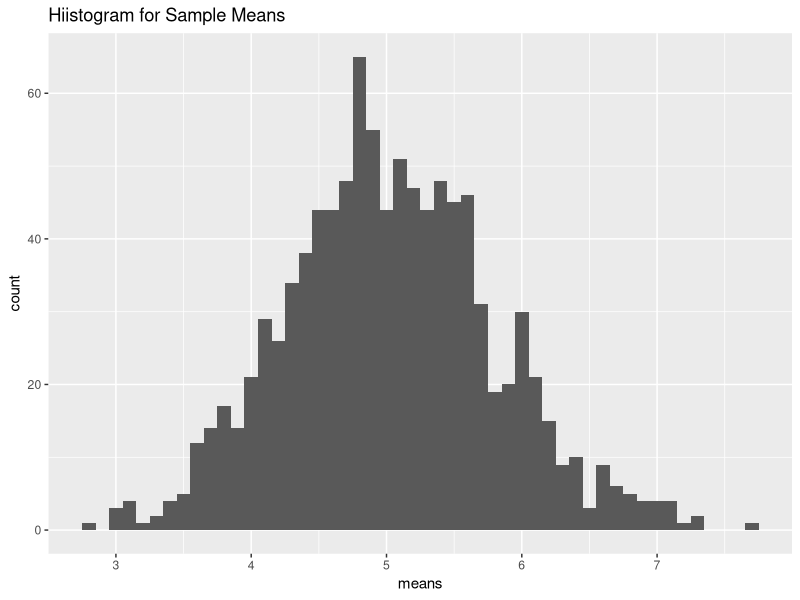
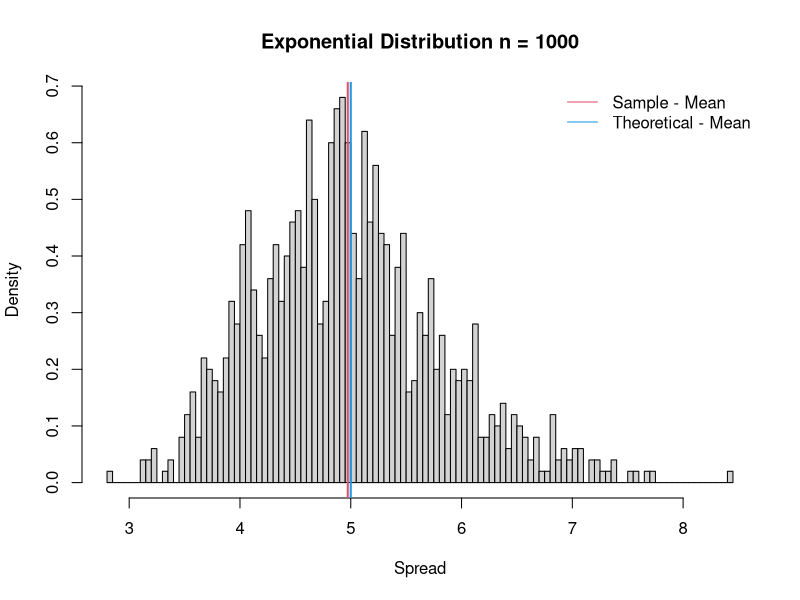
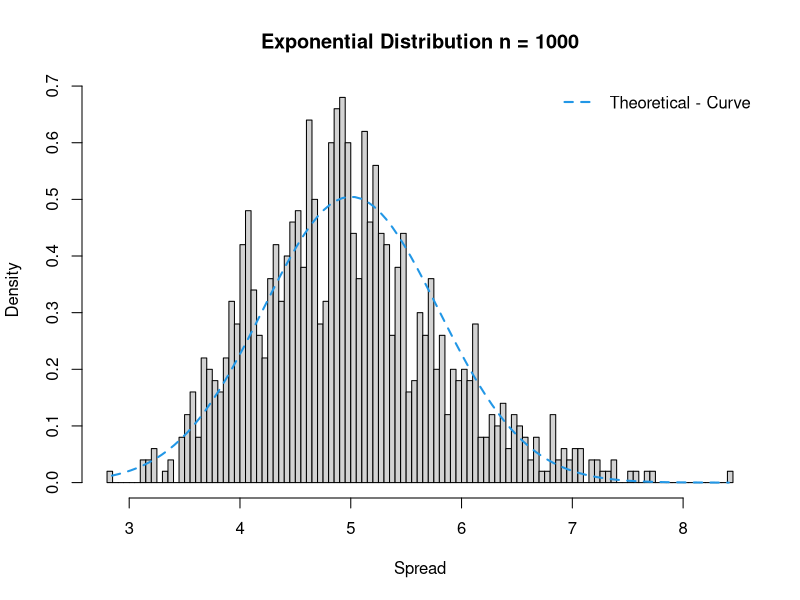
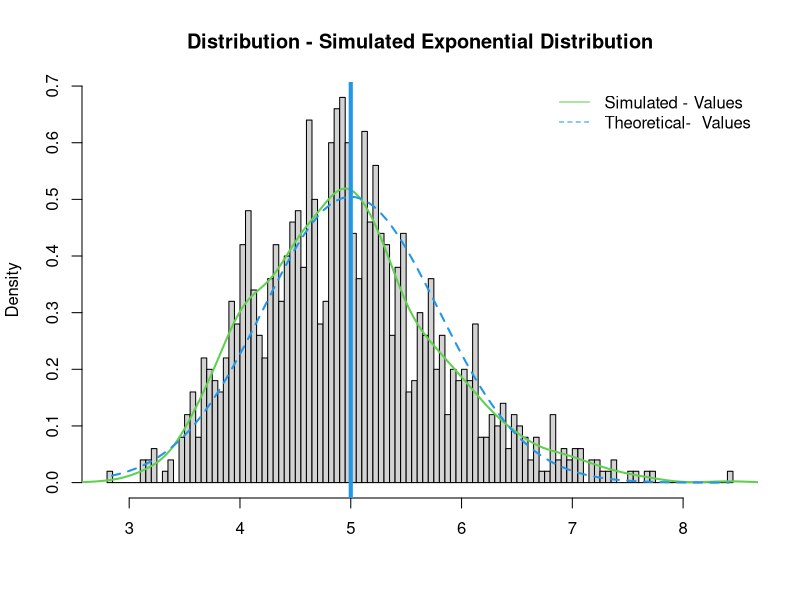
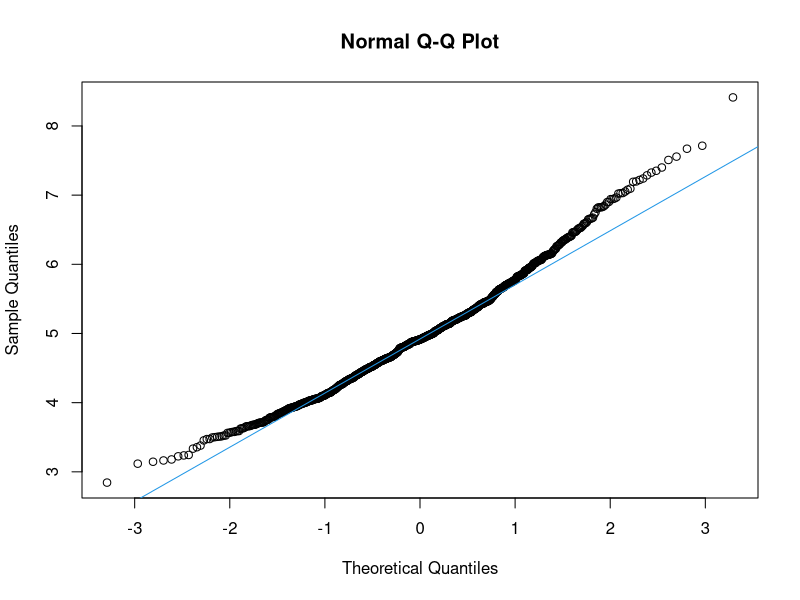

The R source for these figures, in order:
## ---- chunk 1
          
          # Load required library
          library(ggplot2)
          
          # Set the below constants
          lambda = 0.2
          n = 40 
          nosim = 1000

          set.seed(756)
## ---- chunk 2
            exp_sim <- function(n, lambda)
            {
                      mean(rexp(n,lambda))
            }
            
            sim <- data.frame(ncol=2,nrow=1000)
            names(sim) <- c("Index","Mean")

            for (i in 1:nosim)
            {
                      sim[i,1] <- i
                      sim[i,2] <- exp_sim(n,lambda)
            }
## ---- chunk 3
        sample_mean <- mean(sim$Mean)
        sample_mean
## ---- chunk 4
exp_dis <- matrix(data=rexp(n * nosim, lambda), nrow=nosim)
exp_dis_means <- data.frame(means=apply(exp_dis, 1, mean))


ggplot(data = exp_dis_means, aes(x = means)) + 
        geom_histogram(binwidth=0.1) +   
        ggtitle("Hiistogram for Sample Means") +
        scale_x_continuous(breaks=round(seq(min(exp_dis_means$means), max(exp_dis_means$means), by=1)))
## ---- chunk 5
        theor_mean <- 1/lambda
        theor_mean
## ---- chunk 6
                
        hist(sim$Mean, 
                breaks=100, 
                prob=TRUE, 
                main="Exponential Distribution n = 1000", 
                xlab="Spread")
                        abline(v = theor_mean, 
                                col= 4,
                                lwd = 2)
                        abline(v = sample_mean, 
                                col = 2,
                                lwd = 2)

                legend('topright', c("Sample - Mean", "Theoretical - Mean"), 
                                lty=c(1,1), 
                                bty = "n",
                                col = c(col=2, col=4))

## ---- chunk 7

              sample_var <- var(sim$Mean)
              theor_var <- ((1/lambda)^2)/n

## ---- chunk 8

              sample_var
              theor_var

## ---- chunk 9
                        
          hist(sim$Mean, 
                        breaks = 100, 
                        prob = TRUE, 
                        main ="Exponential Distribution n = 1000", 
                        xlab ="Spread")
                        xfit <- seq(min(sim$Mean), max(sim$Mean), length = 100)
                        yfit <- dnorm(xfit, mean = 1/lambda, sd = (1/lambda/sqrt(40)))
                        lines(xfit, yfit, pch=22, col=4, lty=2, lwd=2)
                        legend('topright', c("Theoretical - Curve"), bty="n", lty=2,lwd=2, col=4)

## ---- chunk 10
                        
          hist(sim$Mean, 
                        breaks = 100, 
                        prob = TRUE, 
                        main = "Distribution - Simulated Exponential Distribution", xlab="")
                        lines(density(sim$Mean), col=3, lwd=2)
                        abline(v = 1/lambda, col = 4, lwd=4)
                        xfit <- seq(min(sim$Mean), max(sim$Mean), length = 100)
                        yfit <- dnorm(xfit, mean = 1/lambda, sd = (1/lambda/sqrt(40)))
                        lines(xfit, yfit, pch=22, col=4, lty=2, lwd=2)
                        legend('topright', c("Simulated - Values", "Theoretical-  Values"),
                        bty="n", lty=c(1,2), col=c(3,4))

## ---- chunk 11

            qqnorm(sim$Mean, 
                            main ="Normal Q-Q Plot")
                            qqline(sim$Mean, 
                            col = "4")

